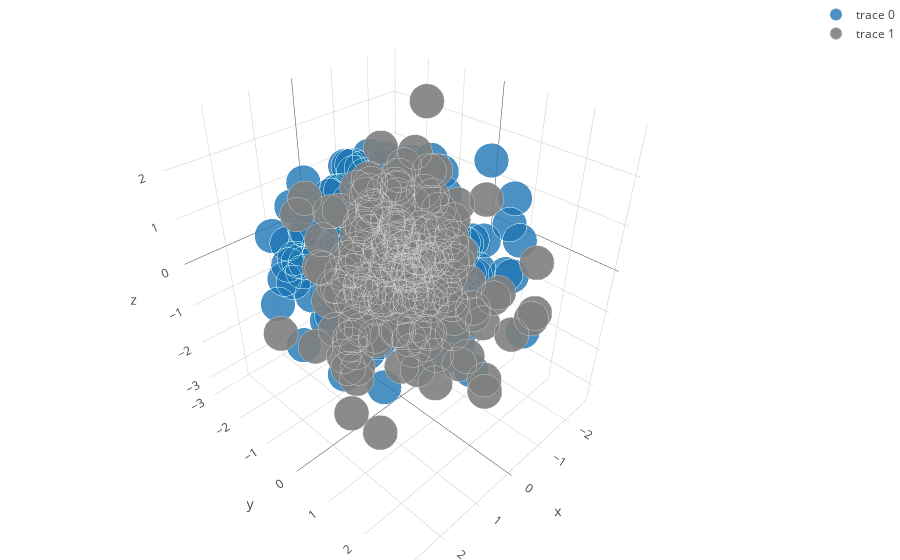

Source (notebook cell):
### Markdown cell above
# よりかっこいいplotly

### Code cell
from plotly import __version__
from plotly.offline import download_plotlyjs, init_notebook_mode, plot, iplot
import plotly.graph_objs as go
from plotly.graph_objs import *
import numpy as np
init_notebook_mode(connected=True)

x, y, z = np.random.multivariate_normal(np.array([0,0,0]), np.eye(3), 200).transpose()
trace1 = go.Scatter3d(x=x, y=y, z=z, mode='markers',
    marker=dict(size=12, line=dict(color='rgba(217, 217, 217, 0.14)', width=0.5), opacity=0.8))

x2, y2, z2 = np.random.multivariate_normal(np.array([0,0,0]), np.eye(3), 200).transpose()
trace2 = go.Scatter3d(x=x2, y=y2, z=z2, mode='markers', marker=dict(color='rgb(127, 127, 127)', size=12,  symbol='circle', line=dict(color='rgb(204, 204, 204)', width=1),opacity=0.9))

data = [trace1, trace2]
layout = go.Layout(margin=dict(l=0, r=0, b=0, t=0))
fig = go.Figure(data=data, layout=layout)
iplot(fig, filename='simple-3d-scatter')

### Figure 1 — Plotly figure (JSON) as saved in the notebook; plotly's stock layout.template omitted (floating-point values rounded to 4 significant figures; data arrays with more than 128 entries replaced by an {"elided": "..."} marker saying what was removed)
{"data": [{"marker": {"line": {"color": "rgba(217, 217, 217, 0.14)", "width": 0.5}, "opacity": 0.8, "size": 12}, "mode": "markers", "type": "scatter3d", "x": {"elided": "200 float values"}, "y": {"elided": "200 float values"}, "z": {"elided": "200 float values"}}, {"marker": {"color": "rgb(127, 127, 127)", "line": {"color": "rgb(204, 204, 204)", "width": 1}, "opacity": 0.9, "size": 12, "symbol": "circle"}, "mode": "markers", "type": "scatter3d", "x": {"elided": "200 float values"}, "y": {"elided": "200 float values"}, "z": {"elided": "200 float values"}}], "layout": {"margin": {"b": 0, "l": 0, "r": 0, "t": 0}}}
